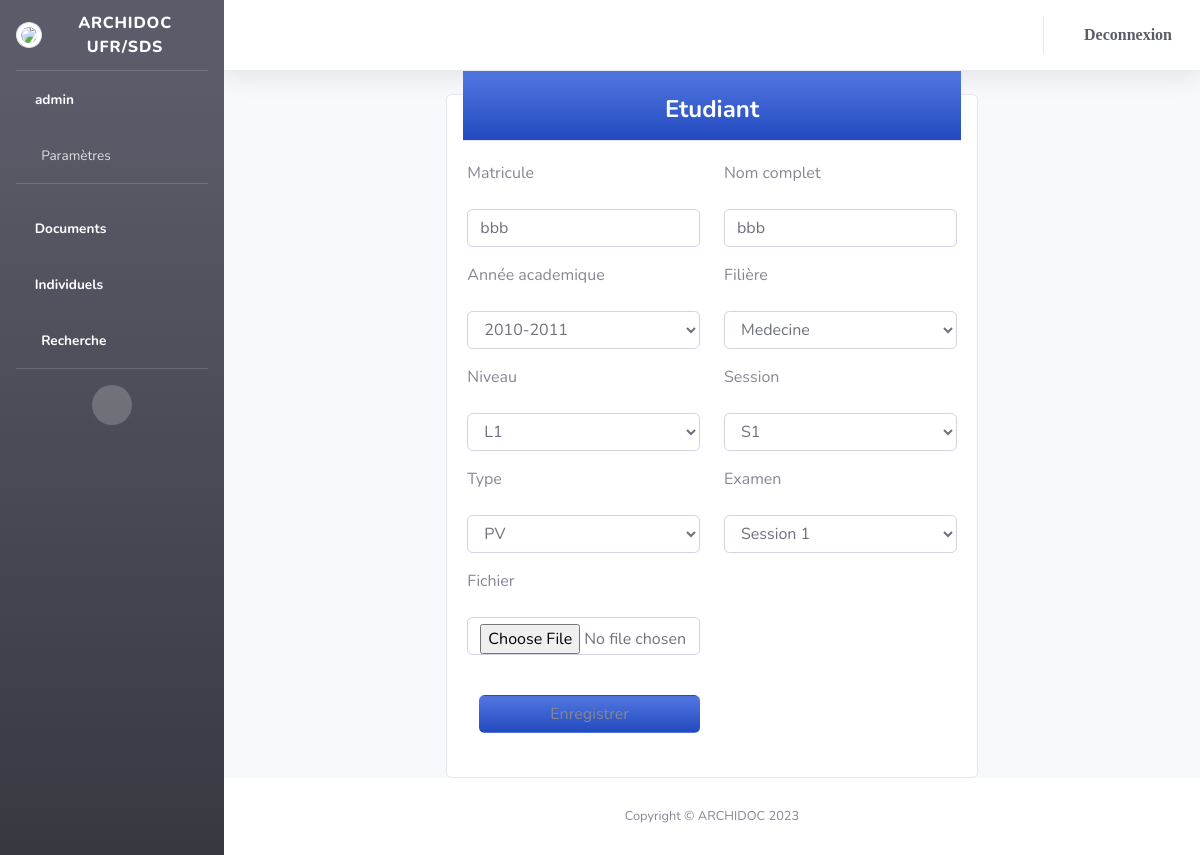
Page /etudiant/form/2 (signed in) on the committed database.
### etudiant/models.py (models this page shows)
class Etudiant(models.Model):
	matricule=models.TextField()
	nom_complet=fichier=models.TextField()
	annee_academique=models.ForeignKey(Annee_academique, on_delete=models.CASCADE)
	filiere=models.ForeignKey(Filiere, on_delete=models.CASCADE)
	niveau=models.ForeignKey(Niveau, on_delete=models.CASCADE)
	type_document=models.ForeignKey(Type_document, on_delete=models.CASCADE)
	session=models.ForeignKey(Session, on_delete=models.CASCADE)
	examen=models.ForeignKey(Examen, on_delete=models.CASCADE)
	fichier=models.TextField()

### parametres/models.py (models this page shows)
class Annee_academique(models.Model):
	libelle= models.TextField()
	debut = models.IntegerField()
	fin = models.IntegerField()
	description = models.TextField()
	created= models.TimeField(auto_now=False, auto_now_add=True)
	updated= models.TimeField(auto_now=True, auto_now_add=False)

class Filiere(models.Model):
	libelle= models.TextField()
	code= models.TextField()
	description = models.TextField()
	created= models.TimeField(auto_now=False, auto_now_add=True)
	updated= models.TimeField(auto_now=True, auto_now_add=False)

class Niveau(models.Model):
	libelle= models.TextField()
	description = models.TextField()
	created= models.TimeField(auto_now=False, auto_now_add=True)
	updated= models.TimeField(auto_now=True, auto_now_add=False)

class Session(models.Model):
	libelle= models.TextField()
	description = models.TextField()
	created= models.TimeField(auto_now=False, auto_now_add=True)
	updated= models.TimeField(auto_now=True, auto_now_add=False)

class Type_document(models.Model):
	libelle= models.TextField()
	description = models.TextField()
	created= models.TimeField(auto_now=False, auto_now_add=True)
	updated= models.TimeField(auto_now=True, auto_now_add=False)

class Examen(models.Model):
	libelle= models.TextField()
	description = models.TextField()
	created= models.TimeField(auto_now=False, auto_now_add=True)
	updated= models.TimeField(auto_now=True, auto_now_add=False)

### etudiant/views.py (the view)
# urls.py: path('form/<int:id>', views.form, name='form_archive'),
@login_required
def form(request, id):
	data=0
	annees=Annee_academique.objects.all()
	filieres=Filiere.objects.all()
	niveaux=Niveau.objects.all()
	sessions=Session.objects.all()
	examens=Examen.objects.all()
	type_documents=Type_document.objects.all()
	if id>0:
		data=Etudiant.objects.get(id=id)
	return render(request,'Etudiant/form.html', {'data':data, 'annees':annees, 'filieres':filieres, 'niveaux':niveaux, 'sessions':sessions, 'type_documents':type_documents,'examens':examens})

### templates/Etudiant/form.html (shortened to what this page needs)
 {% extends 'layouts/Layout.html'%}
 {% load static %}
 {% block content %}
        <div id="addmodal" class="row">
          <div class="col-lg-7 col-md-8 col-12 mx-auto">
            <div class="card z-index-0 fadeIn3 fadeInBottom">
              <div class="card-header p-0 position-relative mt-n4 mx-3 z-index-2">
                <div class="bg-gradient-primary shadow-primary border-radius-lg py-3 pe-1">
                  <h4 class="text-white font-weight-bolder text-center mt-2 mb-0">Etudiant</h4>
                </div>
              </div>
              <div class="card-body">
                <form role="form" method="POST" class="text-start" {% if data.id %} action="{% url 'set_etudiant' id=data.id %}"  {% else %} action="{% url 'save_etudiant' %}" {% endif %}  enctype="multipart/form-data">
                  <div class="row">
                    <div class="col-lg-6">
                      <label class="form-label">Matricule</label>
                      <div class="input-group input-group-outline my-3">
                        <input type="text" name="matricule" class="form-control" {% if data.matricule%} value="{{data.matricule}}" {%endif %} required>
                      </div>
                    </div>
                    <div class="col-lg-6">
                      <label class="form-label">Nom complet</label>
                      <div class="input-group input-group-outline my-3">
                        <input type="text" name="nom_complet" class="form-control" {% if data.nom_complet%} value="{{data.nom_complet}}" {%endif %} required>
                      </div>
                  </div>
                    <div class="col-lg-6">
                      <label class="form-label">Année academique</label>
                      <div class="input-group input-group-outline my-3">
                        <select type="text" name="annee_academique" class="form-control" required>
                          {% if data.annee_academique%}<option value="{{data.annee_academique.id}}">{{data.annee_academique.debut}}-{{data.annee_academique.fin}}</option>{% endif %}
                        </select>
                      </div>
                    </div>
                    <div class="col-lg-6">
                      <label class="form-label">Filière</label>
                      <div class="input-group input-group-outline my-3">
                        <select type="text" name="filiere" class="form-control" required>
                          {% if data.filiere%}<option value="{{data.filiere.id}}">{{data.filiere.libelle}}</option>{% endif %}
                        </select>
                      </div>
                    </div>
                    <div class="col-lg-6">
                      <label class="form-label">Niveau</label>
                      <div class="input-group input-group-outline my-3">
                        <select type="text" name="niveau" class="form-control" required>
                          {% if data.niveau %}<option value="{{data.niveau.id}}">{{data.niveau.libelle}}</option>{% endif %}
                        </select>
                      </div>
                    </div>
                    <div class="col-lg-6">
                      <label class="form-label">Session</label>
                      <div class="input-group input-group-outline my-3">
                        <select type="text" name="session" class="form-control" required>
                          {% if data.session %}<option value="{{data.session.id}}">{{data.session.libelle}}</option>{% endif %}
                        </select>
                      </div>
                    </div>
                    <div class="col-lg-6">
                      <label class="form-label">Type</label>
                      <div class="input-group input-group-outline my-3">
                        <select type="text" name="type_document" class="form-control" required>
                          {% if data.type_document %}<option value="{{data.type_document.id}}">{{data.type_document.libelle}}</option>{% endif %}
                        </select>
                      </div>
                    </div>
                    <div class="col-lg-6">
                      <label class="form-label">Examen</label>
                      <div class="input-group input-group-outline my-3">
                        <select type="text" name="examen" class="form-control" required>
                          {% if data.examen %}<option value="{{data.session.id}}">{{data.examen.libelle}}</option>{% endif %}
                        </select>
                      </div>
                    </div>
                    <div class="col-lg-6">
                      <label class="form-label">Fichier</label>
                      <div class="input-group input-group-outline my-3">
                        <input type="file" name="fichier" class="form-control" >
                      </div>
                    </div>
                  </div>
                  <div class="col-lg-6">
                      <div class="text-center">
                        <input type="submit" value="Enregistrer" type="button" class="btn bg-gradient-primary w-100 my-4 mb-2">
                      </div>
                  </div>
                </form>
              </div>
            </div>
          </div>
        </div>
 {% endblock %}

### templates/layouts/Layout.html (shortened to what this page needs)
{% load static %}
{% load static %}
<!DOCTYPE html>
<html lang="en">
<head>
    <link href="{% static 'espace_client/vendor/fontawesome-free/css/all.min.css' %}" rel="stylesheet" type="text/css">
    <link href="{% static 'espace_client/css/sb-admin-2.min.css'%}" rel="stylesheet">
</head>
<body id="page-top">
    <div id="wrapper">
        <ul class="navbar-nav bg-gradient-dark sidebar sidebar-dark accordion" id="accordionSidebar">
            <a class="sidebar-brand d-flex align-items-center justify-content-center" href="index.html">
                <div class="sidebar-brand-icon rotate-n-15">
                  <img class="img-thumbnail rounded-circle" src="{% static 'img/logo.png' %}">
                </div>
                <div class="sidebar-brand-text mx-3">
                  ARCHIDOC UFR/SDS
                </div>
            </a>
            <hr class="sidebar-divider my-0">
            <li class="nav-item active">
                <div class="nav-link">
                    <i class="fas fa-user"></i>
                    <span>
                      {% if user.is_authenticated %}
                        {{ user.get_username }}
                      {% endif %}
                    </span>
                </div>
            </li>
            {% if user.is_superuser  %}
            <li class="nav-item">
                <a class="nav-link collapsed" href="#" data-toggle="collapse" data-target="#collapseUtilities"
                    aria-expanded="true" aria-controls="collapseUtilities">
                    <i class="fas fa-fw fa-wrench"></i>
                    <span>Paramètres</span>
                </a>
            </li>
            {% endif %}
            <hr class="sidebar-divider">
            <li class="nav-item">
              <a class="nav-link text-white " href="{% url 'list_archive' %}">
                <i class="fas fa-file"></i>
                <span class="ms-1 font-weight-bold text-white">Documents</span>
              </a>
            </li>
            <li class="nav-item">
              <a class="nav-link text-white " href="{% url 'list_etudiant' %}">
                <i class="fas fa-users"></i>
                <span class="ms-1 font-weight-bold text-white">Individuels</span>
              </a>
            </li>
            <li class="nav-item">
              <a class="nav-link text-white " href="{% url 'search' %}">
                <i class="fas fa-fw fa-table"></i>
                <span class="ms-1 font-weight-bold text-white">Recherche</span>
              </a>
            </li>
            <hr class="sidebar-divider d-none d-md-block">
            <div class="text-center d-none d-md-inline">
                <button class="rounded-circle border-0" id="sidebarToggle"></button>
            </div>
        </ul>
        <div id="content-wrapper" class="d-flex flex-column">
            <div id="content">
                <nav class="navbar navbar-expand navbar-light bg-white topbar mb-4 static-top shadow">
                    <ul class="navbar-nav ml-auto">
                        <li class="nav-item ">
                            <a class="nav-link text-dark" href="{% url 'logout' %}">
                                <i class="fa fa-lock">Deconnexion</i>
                            </a>
                        </li>
                    </ul>
                </nav>
                <div class="container-fluid">
                        {% block content %}{% endblock %}
                </div>
            </div>
            <footer class="sticky-footer bg-white">
                <div class="container my-auto">
                    <div class="copyright text-center my-auto">
                        <span>Copyright &copy; ARCHIDOC 2023</span>
                    </div>
                </div>
            </footer>
        </div>
    </div>
</body>
</html>

### rows in the picture
Etudiant: matricule "bbb", nom_complet "bbb", annee_academique "2010-2011", filiere "Medecine", niveau "L1", session "S1", type_document "PV", examen "Session 1"

### other values in the picture
{{ user.get_username }} "admin"
